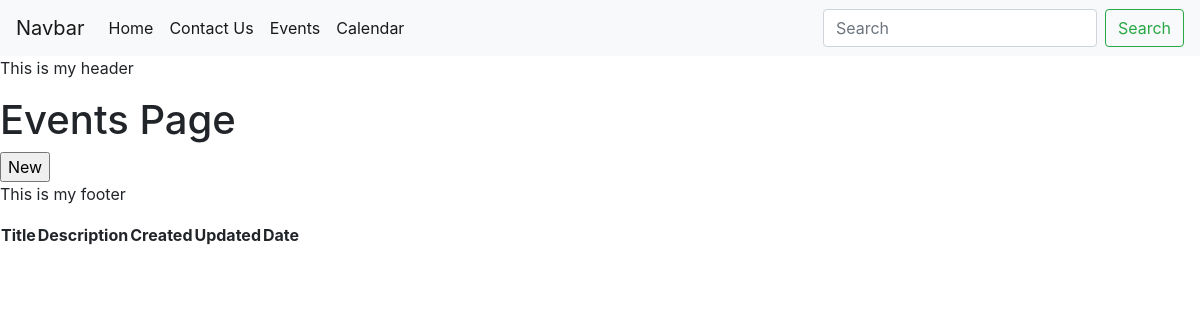
Before: /events/past with the older database file.
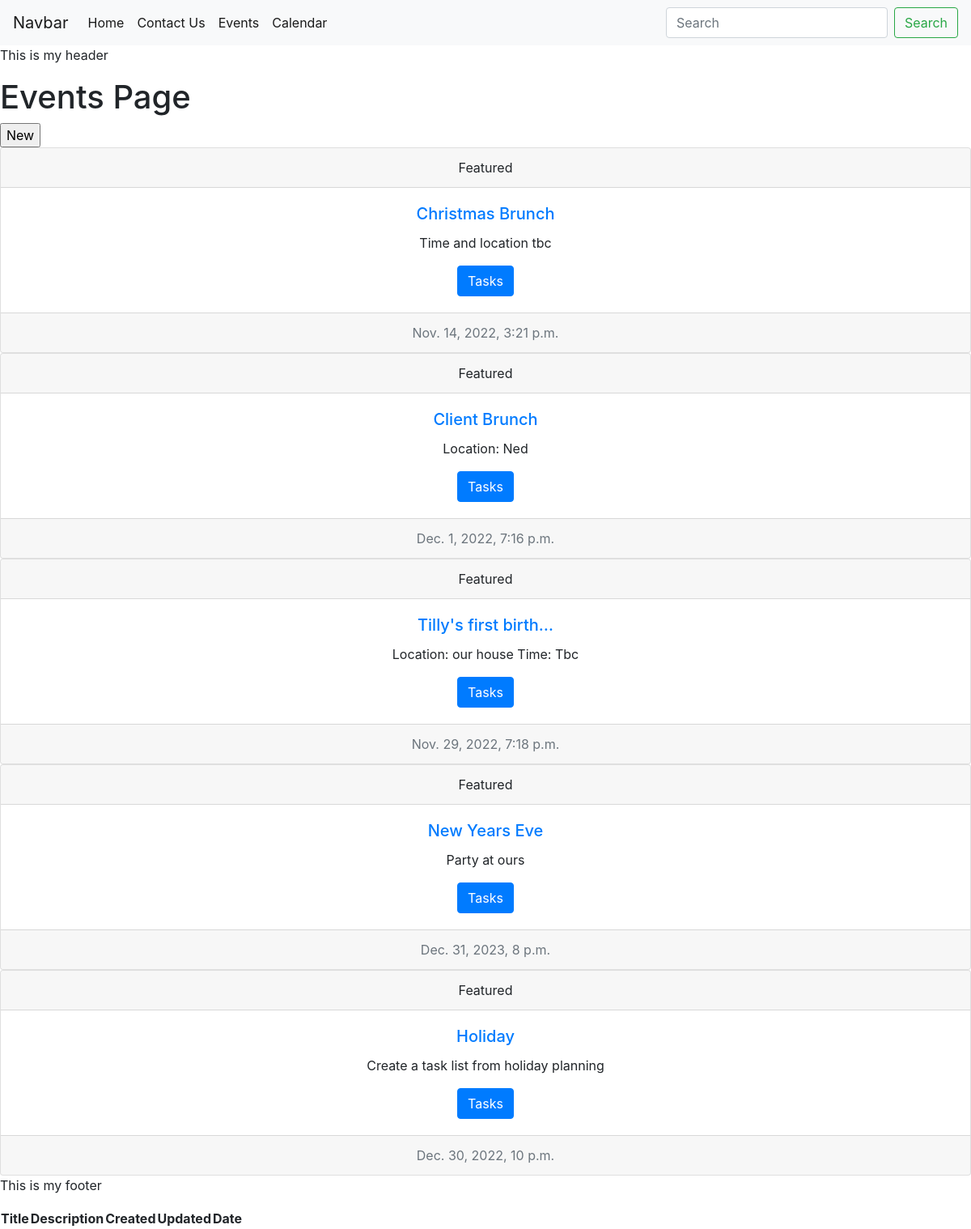
After: the same page with the newer database file.
### events/models.py (models this page shows, shortened)
class Event(models.Model):
 title = models.CharField(max_length = 128, unique=True)
 description = models.TextField(blank=False)
 date = models.DateTimeField(default=datetime.now, blank=False, validators=[present_or_future_date])
 updated_at = models.DateTimeField(auto_now=True)
 class Meta:
  indexes = [models.Index(fields=['title']), ]

### events/views.py (the view)
# urls.py: path('past', views.index_past_events, name="past_events"),
def index_past_events(request):
    context = {}
    context["events_list"] = Event.objects.filter(date__lt = datetime.today())
    return render(request, 'events/events_view.html', context)

### events/templates/events/events_view.html (shortened to what this page needs)
{% extends "base.html" %}
 {% block content %}
<h1>Events Page</h1>
    <table>
        <tr>
        <th>Title</th>
        <th>Description</th>
        <th>Created</th>
        <th>Updated</th>
        <th>Date</th>
        </tr>
    <input type="button" onclick="location.href='{% url 'events_new'%}';" value="New">
    {% for event in events_list %}
    <div class="card text-center">
        <div class="card-header">
          Featured
        </div>
        <div class="card-body">
          <h5 class="card-title"><a href="{% url 'events_detail' event.id %}">
            {{ event.title | truncatechars:20}}</a></h5>
          <p class="card-text"> {{event.description}}</p>
          <a href="#" class="btn btn-primary">Tasks</a>
        </div>
        <div class="card-footer text-muted">
            {{ event.date }}
        </div>
      </div>
      {% endfor %}
{% endblock content %}

### templates/base.html (shortened to what this page needs)
{% load static %}
{% load sass_tags %}
<!DOCTYPE html> <html lang="en">
<head>
    <link rel="stylesheet" href="https://cdn.jsdelivr.net/npm/bootstrap@4.4.1/dist/css/bootstrap.min.css">
    <link rel="stylesheet" type="text/css" href={% sass_src 'css/base.scss' %}>
</head>
<body>
{% include "navbar.html" %}
{% block header %}
<p>This is my header</p>
{% endblock header %}
{% block content %}
{% endblock content %}
{% block footer %}
<p>This is my footer</p>
{% endblock footer %} </body>
</html>

### templates/navbar.html (shortened to what this page needs)
<nav class="navbar navbar-expand-lg navbar-light bg-light">
    <a class="navbar-brand" href="#">Navbar</a>
    <div class="collapse navbar-collapse" id="navbarSupportedContent">
      <ul class="navbar-nav mr-auto">
        <li class="nav-item active">
          <a class="nav-link" href="{% url 'home' %}">Home<span class="sr-only">(current)</span></a>
        </li>
        <li class="nav-item">
          <a class="nav-link active" href="{% url 'contact' %}">Contact Us</a>
        </li>
        <li class="nav-item">
          <a class="nav-link active" href="{% url 'events_index' %}">Events</a>
        </li>
        <li class="nav-item">
            <a class="nav-link active" href="">Calendar</a>
          </li>
      </ul>
      <form class="form-inline my-2 my-lg-0">
        <input class="form-control mr-sm-2" type="search" placeholder="Search" aria-label="Search">
        <button class="btn btn-outline-success my-2 my-sm-0" type="submit">Search</button>
      </form>
    </div>
  </nav>

Changed rows visible on the page:
now on this page (row edited): Event: title "Christmas Brunch", description "Time and location tbc", date "Nov. 14, 2022, 3:21 p.m."
added Event: title "Client Brunch", description "Location: Ned", date "Dec. 1, 2022, 7:16 p.m."
added Event: title "Tilly's first birth…", description "Location: our house Time: Tbc", date "Nov. 29, 2022, 7:18 p.m."
added Event: title "New Years Eve", description "Party at ours", date "Dec. 31, 2023, 8 p.m."
added Event: title "Holiday", description "Create a task list from holiday planning", date "Dec. 30, 2022, 10 p.m."
